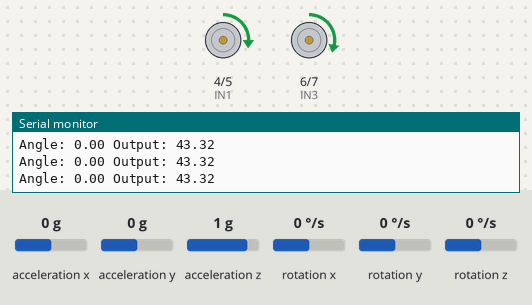
The sketch below on a simulated ESP32-S3. On the bench: motor-driver pin pairs drawn as motors (green arrow = first pin HIGH = forward, orange = second pin HIGH = backward, longer = more drive, scaled by the enable pin), the last lines printed to the serial monitor. The test bench sets the inputs (shaded band); at power-on: rotation y 0 °/s, acceleration x 0 g, acceleration z 1 g, acceleration y 0 g, rotation x 0 °/s, rotation z 0 °/s.

Above: at 1.2 s.
1.3 s: rotation y set to 14 °/s
At 1.72 s:
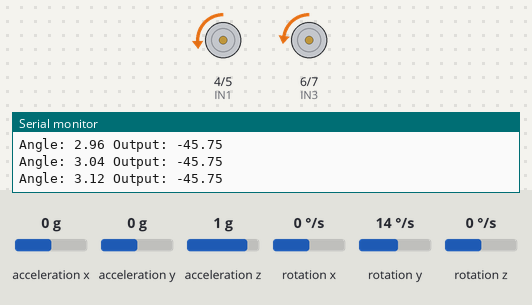
4.3 s: acceleration x set to -1.4 g
At 5.1 s:
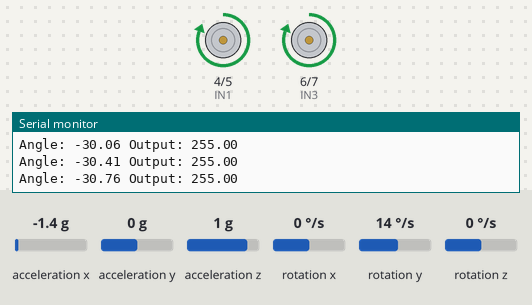
6.0 s: acceleration x set to 0 g
At 7.77 s:
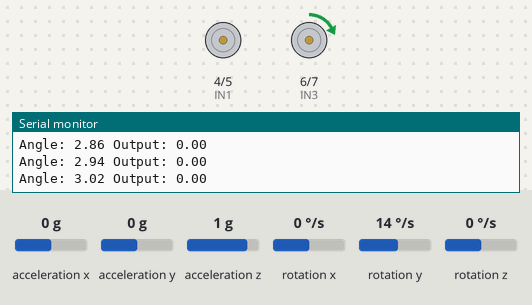
9.0 s: acceleration z set to 0.1 g
12.0 s: acceleration z set to -0.2 g
Timing chart, 0 to 14.6 s (numbered marks = the images above; inputs shaded):
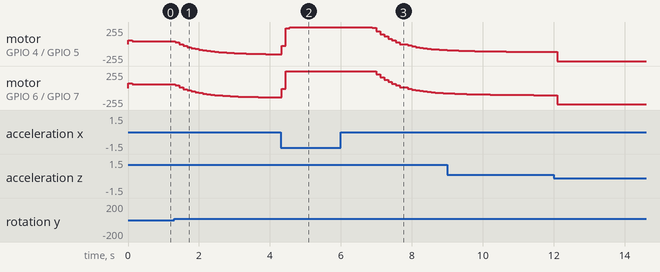

The sketch:

selfbalancing.ino
```cpp
#include <Wire.h>
#include <MPU6050.h>
#include <PID_v1.h>

MPU6050 mpu;

/* Motor Pins */
#define IN1 4
#define IN2 5
#define IN3 6
#define IN4 7
#define ENA 10
#define ENB 11

/* PWM Config */
#define PWM_FREQ 20000
#define PWM_RESOLUTION 8

/* MPU variables */
int16_t ax, ay, az;
int16_t gx, gy, gz;

/* Angle calculation */
float accAngle;
float gyroRate;
float angle = 0;
float dt = 0.01;

/* Calibration */
float angleOffset = 1.5;   // 🔧 TUNE THIS

/* PID */
double setpoint = 0;
double input;
double output;

double Kp = 28;
double Ki = 0.8;
double Kd = 1.2;

PID pid(&input, &output, &setpoint, Kp, Ki, Kd, DIRECT);

/* Motor offsets */
int leftOffset = 0;
int rightOffset = 12;   // 🔧 TUNE THIS

void setup()
{
  Serial.begin(115200);

  Wire.begin(8, 9);
  mpu.initialize();

  pinMode(IN1, OUTPUT);
  pinMode(IN2, OUTPUT);
  pinMode(IN3, OUTPUT);
  pinMode(IN4, OUTPUT);

  /* NEW ESP32 PWM setup */
  ledcAttach(ENA, PWM_FREQ, PWM_RESOLUTION);
  ledcAttach(ENB, PWM_FREQ, PWM_RESOLUTION);

  pid.SetMode(AUTOMATIC);
  pid.SetOutputLimits(-255, 255);
}

void loop()
{
  /* Read MPU */
  mpu.getMotion6(&ax, &ay, &az, &gx, &gy, &gz);

  /* Angle calculation */
  accAngle = atan2(ax, az) * 180 / PI;
  gyroRate = gy / 131.0;

  /* Complementary filter */
  angle = 0.98 * (angle + gyroRate * dt) + 0.02 * accAngle;

  /* Apply offset */
  input = angle - angleOffset;

  /* PID compute */
  pid.Compute();

  /* Dead zone */
  if (abs(output) < 10) output = 0;

  /* Drive motors */
  driveMotors(output);

  /* Debug */
  Serial.print("Angle: ");
  Serial.print(angle);
  Serial.print(" Output: ");
  Serial.println(output);

  delay(10);
}

/* Motor control */
void driveMotors(int speed)
{
  int leftSpeed = speed + leftOffset;
  int rightSpeed = speed + rightOffset;

  leftSpeed = constrain(leftSpeed, -255, 255);
  rightSpeed = constrain(rightSpeed, -255, 255);

  /* LEFT MOTOR */
  if (leftSpeed > 0)
  {
    digitalWrite(IN1, HIGH);
    digitalWrite(IN2, LOW);
  }
  else
  {
    digitalWrite(IN1, LOW);
    digitalWrite(IN2, HIGH);
  }

  /* RIGHT MOTOR */
  if (rightSpeed > 0)
  {
    digitalWrite(IN3, HIGH);
    digitalWrite(IN4, LOW);
  }
  else
  {
    digitalWrite(IN3, LOW);
    digitalWrite(IN4, HIGH);
  }

  /* Apply PWM (NEW API) */
  ledcWrite(ENA, abs(leftSpeed));
  ledcWrite(ENB, abs(rightSpeed));
}
```

Measured:
- after the input at 6.0 s, motor on GPIO 4 (IN1) / GPIO 5 (IN2): moves from forward 255/255 to backward 91/255 over 2.1 s, starting after 0.89 s; motor on GPIO 6 (IN3) / GPIO 7 (IN4): moves from forward 255/255 to backward 79/255 over 2.0 s, starting after 1.0 s
